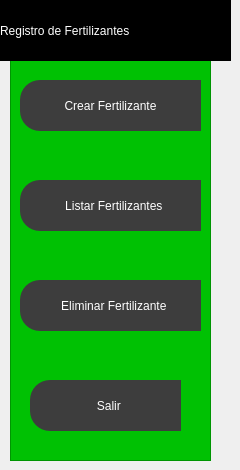
               <widget class="QWidget" name="hoja4">
                <widget class="QFrame" name="frame_4">
                 <property name="geometry">
                  <rect>
                   <x>10</x>
                   <y>60</y>
                   <width>201</width>
                   <height>401</height>
                  </rect>
                 </property>
                 <property name="styleSheet">
                  <string notr="true">QFrame{
	background-color: rgb(0, 193, 3);
}

QPushButton{
background-color:rgb(61,61,61);
border-top-left-radius:20px;
border-bottom-left-radius:20px;
color: rgb(255,255,255);
font: 77 10pt &quot;Arial Black&quot;;
}
QPushButton:hover{
background-color:white;
border-top-left-radius:20px;
border-bottom-left-radius:20px;
color:rgb(0,0,0);
font:77 10pt &quot;Arial Black&quot;;
}</string>
                 </property>
                 <property name="frameShape">
                  <enum>QFrame::StyledPanel</enum>
                 </property>
                 <property name="frameShadow">
                  <enum>QFrame::Raised</enum>
                 </property>
                 <widget class="QPushButton" name="pushButton_9">
                  <property name="geometry">
                   <rect>
                    <x>10</x>
                    <y>20</y>
                    <width>181</width>
                    <height>51</height>
                   </rect>
                  </property>
                  <property name="text">
                   <string>Crear Fertilizante</string>
                  </property>
                  <property name="icon">
                   <iconset>
                    <normaloff>Imagenes/Crear.svg</normaloff>Imagenes/Crear.svg</iconset>
                  </property>
                  <property name="iconSize">
                   <size>
                    <width>25</width>
                    <height>25</height>
                   </size>
                  </property>
                 </widget>
                 <widget class="QPushButton" name="pushButton_10">
                  <property name="geometry">
                   <rect>
                    <x>10</x>
                    <y>120</y>
                    <width>181</width>
                    <height>51</height>
                   </rect>
                  </property>
                  <property name="text">
                   <string>  Listar Fertilizantes</string>
                  </property>
                  <property name="icon">
                   <iconset>
                    <normaloff>Imagenes/Listar.svg</normaloff>Imagenes/Listar.svg</iconset>
                  </property>
                  <property name="iconSize">
                   <size>
                    <width>20</width>
                    <height>20</height>
                   </size>
                  </property>
                 </widget>
                 <widget class="QPushButton" name="pushButton_11">
                  <property name="geometry">
                   <rect>
                    <x>10</x>
                    <y>220</y>
                    <width>181</width>
                    <height>51</height>
                   </rect>
                  </property>
                  <property name="text">
                   <string>  Eliminar Fertilizante</string>
                  </property>
                  <property name="icon">
                   <iconset>
                    <normaloff>Imagenes/Eliminar.svg</normaloff>Imagenes/Eliminar.svg</iconset>
                  </property>
                  <property name="iconSize">
                   <size>
                    <width>20</width>
                    <height>20</height>
                   </size>
                  </property>
                 </widget>
                 <widget class="QPushButton" name="pushButton_12">
                  <property name="geometry">
                   <rect>
                    <x>20</x>
                    <y>320</y>
                    <width>151</width>
                    <height>51</height>
                   </rect>
                  </property>
                  <property name="text">
                   <string>  Salir</string>
                  </property>
                  <property name="icon">
                   <iconset>
                    <normaloff>Imagenes/Salir.svg</normaloff>Imagenes/Salir.svg</iconset>
                  </property>
                  <property name="iconSize">
                   <size>
                    <width>20</width>
                    <height>20</height>
                   </size>
                  </property>
                 </widget>
                </widget>
                <widget class="QLabel" name="label_3">
                 <property name="geometry">
                  <rect>
                   <x>0</x>
                   <y>0</y>
                   <width>231</width>
                   <height>61</height>
                  </rect>
                 </property>
                 <property name="styleSheet">
                  <string notr="true">color: rgb(255, 255, 255);
background-color: rgb(0, 0, 0);
font: 900 12pt &quot;Arial Black&quot;;</string>
                 </property>
                 <property name="text">
                  <string>Registro de Fertilizantes</string>
                 </property>
                </widget>
               </widget>
